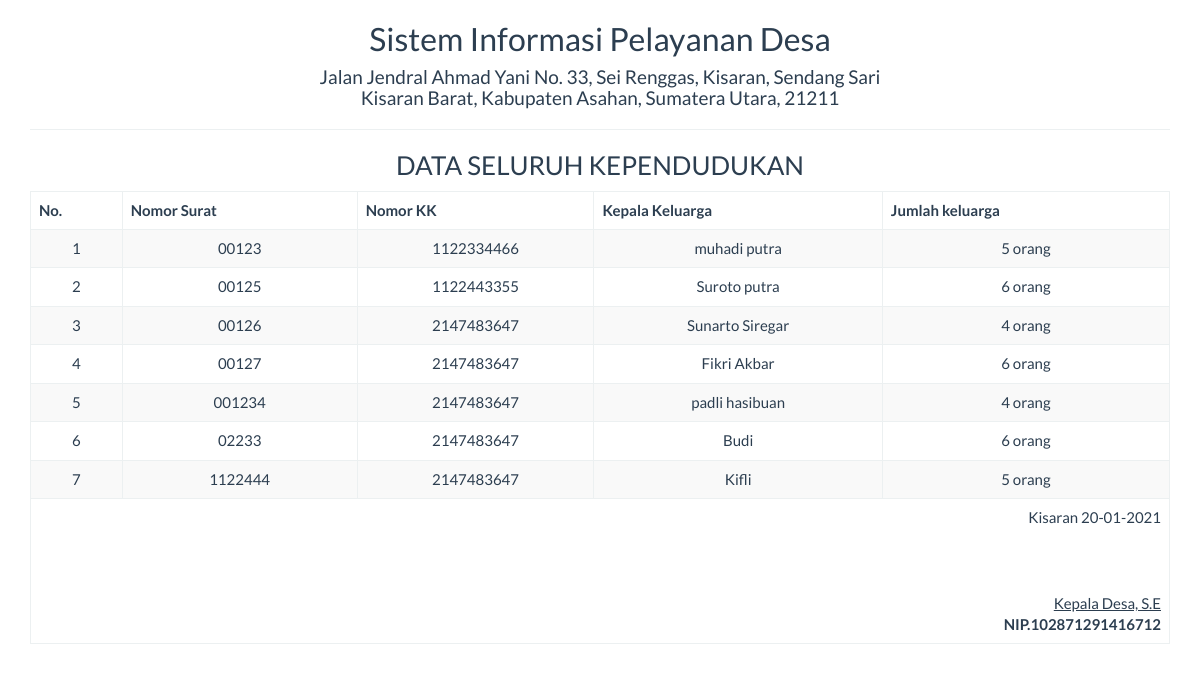
/report/kependudukan_semua.php, run on the app's committed database.
### tables this page shows
CREATE TABLE `tb_penduduk` (
  `id` int(10) NOT NULL,
  `nomor_surat` varchar(20) NOT NULL,
  `nomor_kk` int(20) NOT NULL,
  `kepala_keluarga` varchar(25) NOT NULL,
  `jumlah` varchar(20) NOT NULL
);

### report/kependudukan_semua.php (the view, shortened to what this page needs)
<!DOCTYPE html>
<html>
    <head>
        <link href="../Assets/css/bootstrap.min.css" rel="stylesheet" type="text/css"/>
    </head>
    <body onload="print()">
        <?php
        include '../config/koneksi.php';
        ?>
        <div class="container">
            <div class='row'>
                <div class="col-sm-12">
                    <div class="text-center">
                        <h2>Sistem Informasi Pelayanan Desa </h2>
                        <h4>Jalan Jendral Ahmad Yani No. 33, Sei Renggas, Kisaran, Sendang Sari <br> Kisaran Barat, Kabupaten Asahan, Sumatera Utara, 21211</h4>
                        <hr>
                        <h3>DATA SELURUH KEPENDUDUKAN</h3>
                        <table class="table table-bordered table-striped table-hover">
                        <tbody>
                                <thead>
								<tr>
                                <th>No.</th><th>Nomor Surat</th><th>Nomor KK</th><th>Kepala Keluarga</th><th>Jumlah keluarga</th>
								</tr>
								</thead>
							<tbody>
                            <?php
                            $sql = "SELECT * FROM tb_penduduk";
                            $query = mysqli_query($koneksi, $sql) or die("SQL Anda Salah");
                            $nomor = 0;
                            while ($data = mysqli_fetch_array($query)) {
                                $nomor++;
                                ?>
                                <tr>
                                <td><?= $nomor ?></td>
                                    <td><?= $data['nomor_surat'] ?></td>
									<td><?= $data['nomor_kk'] ?></td>
									<td><?= $data['kepala_keluarga'] ?></td>
									<td><?= $data['jumlah'] ?></td>
                                </tr>
                            <?php } ?>
							</tbody>
                        </tbody>
                            <tfoot>
                                <tr>
                                    <td colspan="8" class="text-right">
                                        Kisaran  <?= date("d-m-Y") ?>
                                        <br><br><br><br>
                                        <u>Kepala Desa, S.E<strong></u><br>
                                        NIP.102871291416712
									</td>
								</tr>
							</tfoot>
                        </table>
                    </div>
                </div>
            </div>
    </body>
</html>

### data on the page
tb_penduduk: nomor_surat "00123", nomor_kk "1122334466", kepala_keluarga "muhadi putra", jumlah "5 orang"
tb_penduduk: nomor_surat "00125", nomor_kk "1122443355", kepala_keluarga "Suroto putra", jumlah "6 orang"
tb_penduduk: nomor_surat "00126", nomor_kk "2147483647", kepala_keluarga "Sunarto Siregar", jumlah "4 orang"
tb_penduduk: nomor_surat "00127", nomor_kk "2147483647", kepala_keluarga "Fikri Akbar", jumlah "6 orang"
tb_penduduk: nomor_surat "001234", nomor_kk "2147483647", kepala_keluarga "padli hasibuan", jumlah "4 orang"
tb_penduduk: nomor_surat "02233", nomor_kk "2147483647", kepala_keluarga "Budi", jumlah "6 orang"
tb_penduduk: nomor_surat "1122444", nomor_kk "2147483647", kepala_keluarga "Kifli", jumlah "5 orang"
